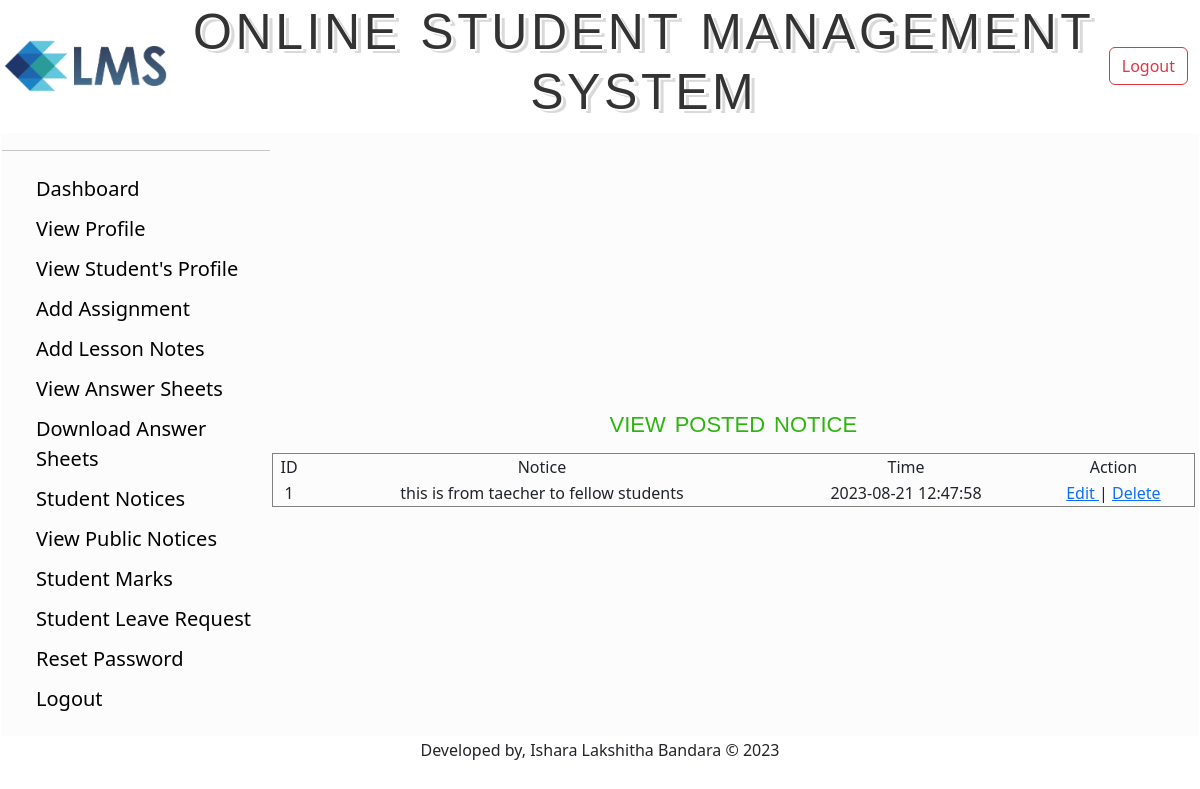
/Teacher/View/ViewNotice.php (signed in), run on the app's committed database.
### tables this page shows
CREATE TABLE `notice` (
  `id` int(3) NOT NULL,
  `notice` varchar(500) NOT NULL,
  `time` timestamp NOT NULL DEFAULT current_timestamp()
);

### Teacher/Model/DatabaseConnection.php (called while the page is built, shortened)
<?php
	function getAllNotice(){
		$conn = getConnection();
		$sql = "select * from notice";
		$result = mysqli_query($conn, $sql);
		$users =[];
		while($row = mysqli_fetch_assoc($result)){
			array_push($users, $row);
		}
		return $users;
	}
?>

### Teacher/View/ViewNotice.php (the view, shortened to what this page needs)
<?php
require_once('../Model/DatabaseConnection.php');
$GetNotice = getAllNotice();
if (isset($_COOKIE['flag'])) {
?>
  <!DOCTYPE html>
  <html>
  <head>
  </head>
  <body>
    <table border="1" cellspacing="0" width="80%">
      <?php include("TeacherHeader.php") ?>
      <tr>
        <td width="270px">
          <div id="sidebar">
            <ul>
              <li><a href="TeacherDashboard.php">Dashboard</a></li>
                            <li><a href="ViewProfile.php">View Profile</a></li>
                            <li><a href="StudentList.php">View Student's Profile</a></li>
                            <li><a href="UploadAssignment.php">Add Assignment</a></li>
                            <li><a href="UploadNotes.php">Add Lesson Notes</a></li>
                            <li><a href="ViewUploadedNotes(Student).php">View Answer Sheets</a></li>
                            <li><a href="assignmentDashboard.php">Download Answer Sheets</a></li>
                            <li><a href="NoticeBoard.php">Student Notices</a></li>
                            <li><a href="ViewSchoolNotice.php">View Public Notices</a></li>
                            <li><a href="StudentListMarks.php">Student Marks</a></li>
                            <li><a href="LeaveRequest.php">Student Leave Request</a></li>
                            <li><a href="ChangePass.php">Reset Password</a></li>
                            <li><a href="../Controller/Logout.php">Logout</a></li>
            </ul>
          </div>
        </td>
        </td>
        <td align="center">
          <fieldset>
            <legend class="textlegend">View Posted Notice</legend>
            <form class="" action="" method="post">
              <?php
              echo "<table border = 1 width='100%' cellspacing = 0  >
								<tr align = 'center'>
								    <td>ID</td>
								    <td>Notice</td>
								    <td>Time</td>
                    <td>Action</td>
								</tr>";
              for ($i = 0; $i < count($GetNotice); $i++) {
                echo "<tr align = 'center'>
								    <td>{$GetNotice[$i]['id']}</td>
								    <td>{$GetNotice[$i]['notice']}</td>
								    <td>{$GetNotice[$i]['time']}</td>
                    <td> <a href='EditNotice.php?id={$GetNotice[$i]['id']}'> Edit </a> | <a href='DeleteNotice.php?id={$GetNotice[$i]['id']}'> Delete </a>  </td>
								</tr>";
              }
              echo "</table>";
              ?>
            </form>
          </fieldset>
        </td><td align="center"><img height="200px" weight="80px" src="../Resources/notice.jpg" alt=""></td>
      </tr>
    </table>
<?php include("TeacherFooter.php") ?>
  </body>
  </html>
<?php
} else {
  header('location: LoginPage.php');
}
?>

### Teacher/css/sidebar.css (style rules this page uses)
#sidebar ul li { list-style-type: none; font-size: 20px; padding: 5px 2px; }
#sidebar ul li:last-child { border-bottom: 0; }
#sidebar ul li a { text-decoration: none; color: #000; }

### Teacher/css/adminlogin.css (style rules this page uses)
.textlegend { font-family: Verdana, Geneva, sans-serif; font-size: 32px; letter-spacing: 0px; word-spacing: 0px; color: #2DB50E; font-weight: normal; text-decoration: none; font-style: normal; font-variant: small-caps; text-transform: lowercase; }

### data on the page
notice: id "1", notice "this is from taecher to fellow students", time "2023-08-21 12:47:58"
